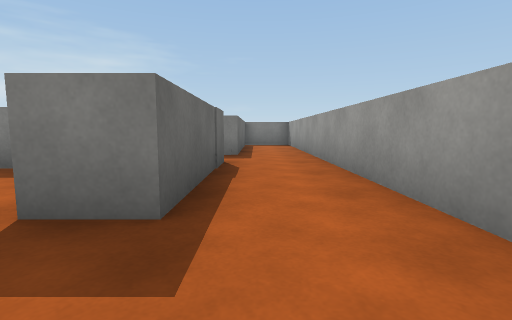
View 1 (above)

16 first-person views from a walk through a Unity game level. The camera is 0.62 m above the floor, tilts 6° down and sees 85° across. The floor is counted in squares, 1 m on a side. Each view is taken from the middle of a square. On the plan, view 1 faces up. The plan holds only what a view shows up to about 9 squares ahead; the rest is blank. The player character is not drawn. Surface patterns are stand-ins for the level's own textures.

View 2
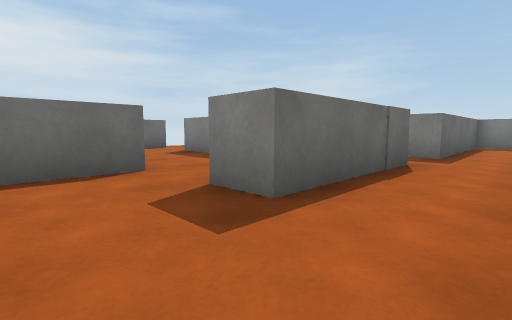

View 3
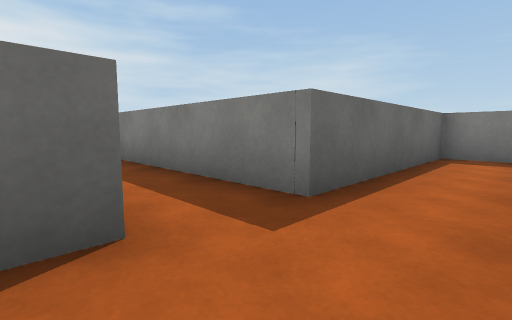

View 4
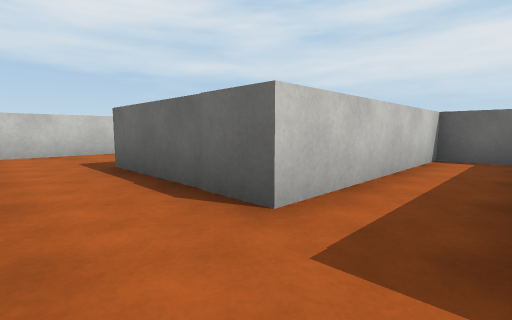

View 5
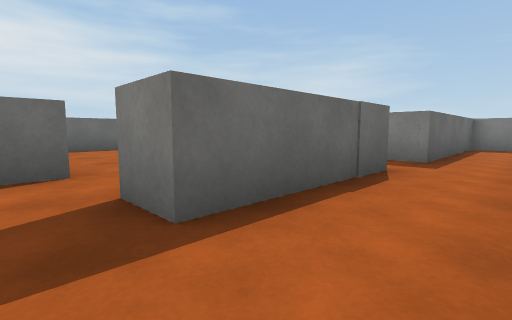

View 6
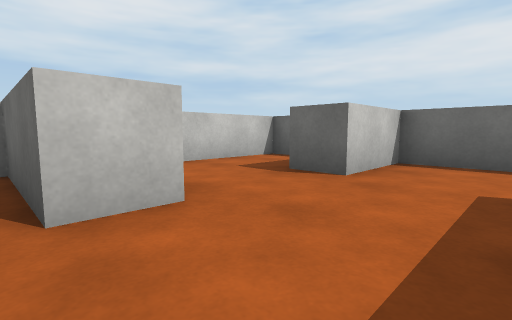

View 7
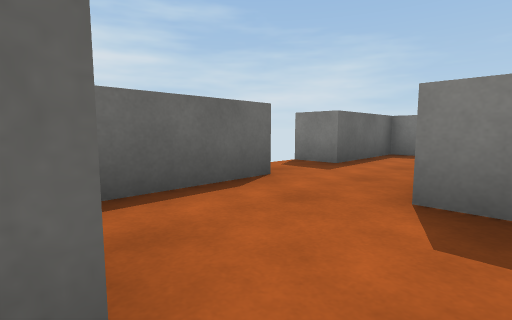

View 8
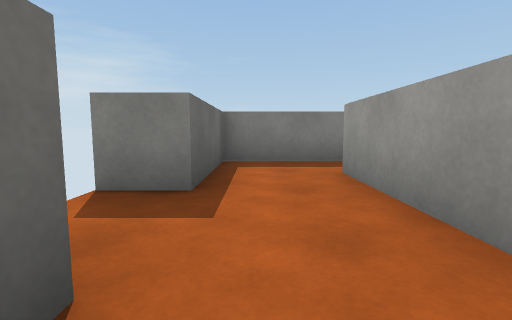

View 9
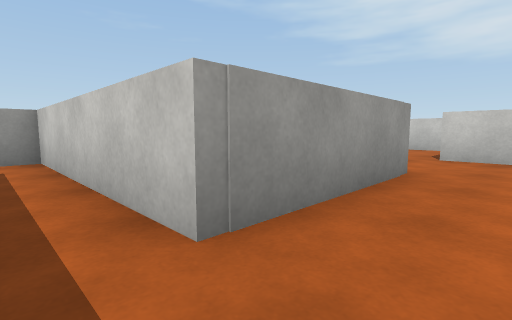

View 10
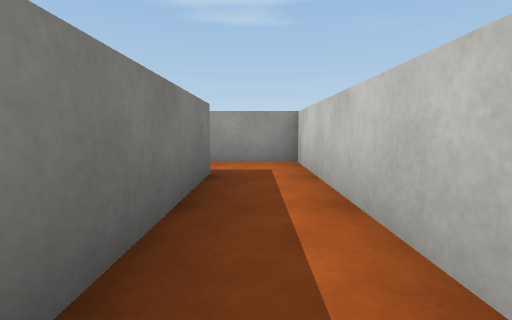

View 11
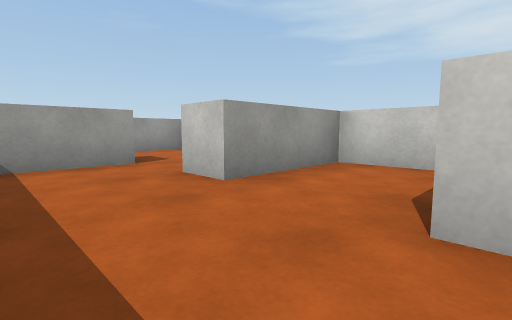

View 12
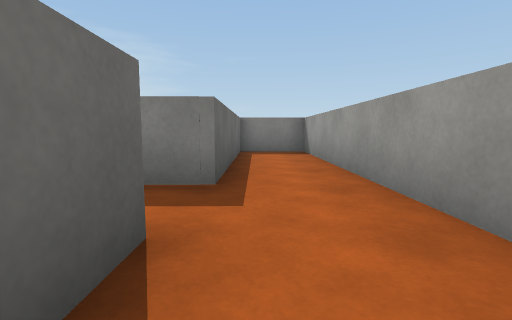

View 13
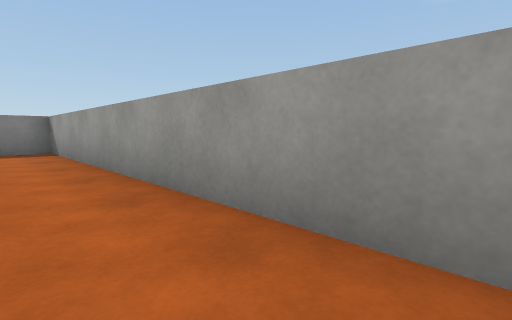

View 14
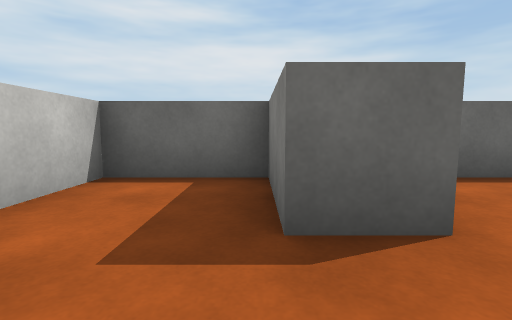

View 15
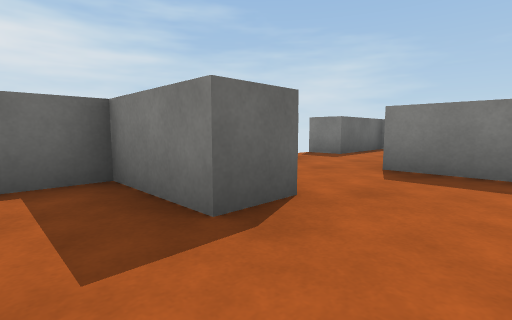

View 16
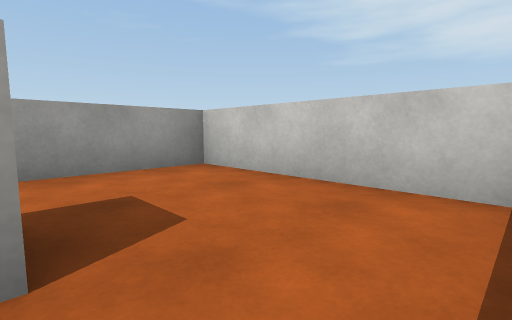

### Floor plan
Ten units are one square. View 1 is at (0, 0); x grows to the right and y downward. Boxes are objects, and circles mark ways between rooms. Rooms are numbered by the first view taken in them; rooms with no view inside come last. Other rooms are left out.
<svg viewBox="-103 -128 122 143">
<path fill="none" stroke="#000" d="M-57 -68 -57 -56 -6 -56 -6 -19 -17 -19M-16 10 14 10 14 -123 -5 -123 -5 -72 -52 -72M-40 -46 -67 -46 -67 -82 -15 -82 -15 -100M-43 -18 -33 -18 -33 10 -16 10M-87 -50 -87 -22 -66 -22 -66 -12M-17 -19 -17 -39M-29 -97 -87 -97 -87 -69 -98 -69M-66 -12 -87 -12 -87 10 -43 10 -43 -18"/>
<circle cx="-10" cy="-5" r="3" fill="#2a7"/>
<circle cx="-55" cy="-10" r="3" fill="#2a7"/>
<text x="0" y="-60">1</text>
<text x="-50" y="-40">2</text>
<text x="-60" y="0">3</text>
</svg>
Room 1 opens to room 2. Room 2 opens to room 3.

Where each view was taken, in squares from view 1:
view 1: 0 up, 0 right, facing up
view 2: 0 up, 1 right, facing up-left
view 3: 5 up, 1 right, facing up-left
view 4: 7 up, 1 right, facing down-left
view 5: 1 up, 1 right, facing up-left
view 6: 4 up, 3 left, facing down-left
view 7: 2 up, 6 left, facing up-left
view 8: 4 up, 8 left, facing up
view 9: 9 up, 8 left, facing down-right
view 10: 9 up, 7 left, facing right
view 11: 4 up, 7 left, facing down-right
view 12: 4 up, 0 right, facing up
view 13: 3 up, 0 right, facing up-right
view 14: 1 up, 5 left, facing left
view 15: 0 up, 5 left, facing up-left
view 16: 2 up, 3 left, facing down-right
